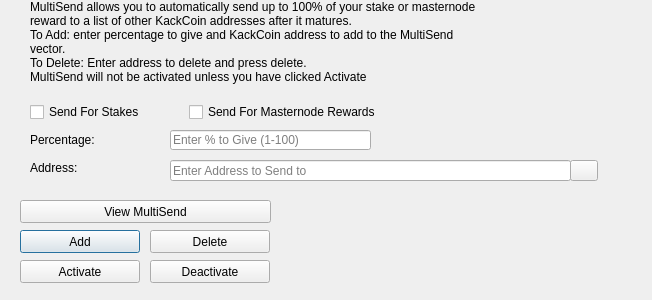
<?xml version="1.0" encoding="UTF-8"?>
<ui version="4.0">
 <class>MultiSendDialog</class>
 <widget class="QDialog" name="MultiSendDialog">
  <property name="windowModality">
   <enum>Qt::NonModal</enum>
  </property>
  <property name="geometry">
   <rect>
    <x>0</x>
    <y>0</y>
    <width>652</width>
    <height>300</height>
   </rect>
  </property>
  <property name="windowTitle">
   <string>MultiSend</string>
  </property>
  <widget class="QLineEdit" name="multiSendPercentEdit">
   <property name="geometry">
    <rect>
     <x>170</x>
     <y>130</y>
     <width>201</width>
     <height>20</height>
    </rect>
   </property>
   <property name="toolTip">
    <string>Enter whole numbers 1 - 100</string>
   </property>
   <property name="placeholderText">
    <string>Enter % to Give (1-100)</string>
   </property>
  </widget>
  <widget class="QLineEdit" name="multiSendAddressEdit">
   <property name="geometry">
    <rect>
     <x>170</x>
     <y>160</y>
     <width>401</width>
     <height>21</height>
    </rect>
   </property>
   <property name="toolTip">
    <string/>
   </property>
   <property name="placeholderText">
    <string>Enter Address to Send to</string>
   </property>
  </widget>
  <widget class="QLabel" name="label_2">
   <property name="geometry">
    <rect>
     <x>30</x>
     <y>0</y>
     <width>451</width>
     <height>121</height>
    </rect>
   </property>
   <property name="lineWidth">
    <number>1</number>
   </property>
   <property name="text">
    <string>MultiSend allows you to automatically send up to 100% of your stake or masternode reward to a list of other KackCoin addresses after it matures.
To Add: enter percentage to give and KackCoin address to add to the MultiSend vector.
To Delete: Enter address to delete and press delete.
MultiSend will not be activated unless you have clicked Activate</string>
   </property>
   <property name="alignment">
    <set>Qt::AlignLeading|Qt::AlignLeft|Qt::AlignTop</set>
   </property>
   <property name="wordWrap">
    <bool>true</bool>
   </property>
  </widget>
  <widget class="QLabel" name="message">
   <property name="geometry">
    <rect>
     <x>290</x>
     <y>200</y>
     <width>351</width>
     <height>91</height>
    </rect>
   </property>
   <property name="text">
    <string/>
   </property>
  </widget>
  <widget class="QPushButton" name="addButton">
   <property name="geometry">
    <rect>
     <x>20</x>
     <y>230</y>
     <width>120</width>
     <height>23</height>
    </rect>
   </property>
   <property name="toolTip">
    <string/>
   </property>
   <property name="statusTip">
    <string>Add to MultiSend Vector</string>
   </property>
   <property name="text">
    <string>Add</string>
   </property>
  </widget>
  <widget class="QPushButton" name="disableButton">
   <property name="geometry">
    <rect>
     <x>150</x>
     <y>260</y>
     <width>120</width>
     <height>23</height>
    </rect>
   </property>
   <property name="statusTip">
    <string>Deactivate MultiSend</string>
   </property>
   <property name="text">
    <string>Deactivate</string>
   </property>
  </widget>
  <widget class="QPushButton" name="addressBookButton">
   <property name="geometry">
    <rect>
     <x>570</x>
     <y>160</y>
     <width>28</width>
     <height>21</height>
    </rect>
   </property>
   <property name="toolTip">
    <string>Choose an address from the address book</string>
   </property>
   <property name="text">
    <string/>
   </property>
   <property name="icon">
    <iconset resource="../mgn.qrc">
     <normaloff>:/icons/address-book</normaloff>:/icons/address-book</iconset>
   </property>
   <property name="shortcut">
    <string>Alt+A</string>
   </property>
   <property name="autoDefault">
    <bool>false</bool>
   </property>
  </widget>
  <widget class="QLabel" name="label">
   <property name="geometry">
    <rect>
     <x>30</x>
     <y>130</y>
     <width>121</width>
     <height>20</height>
    </rect>
   </property>
   <property name="toolTip">
    <string>Percentage of stake to send</string>
   </property>
   <property name="text">
    <string>Percentage:</string>
   </property>
  </widget>
  <widget class="QLabel" name="label_5">
   <property name="geometry">
    <rect>
     <x>30</x>
     <y>160</y>
     <width>111</width>
     <height>16</height>
    </rect>
   </property>
   <property name="toolTip">
    <string>Address to send portion of stake to</string>
   </property>
   <property name="text">
    <string>Address:</string>
   </property>
  </widget>
  <widget class="QPushButton" name="deleteButton">
   <property name="geometry">
    <rect>
     <x>150</x>
     <y>230</y>
     <width>120</width>
     <height>23</height>
    </rect>
   </property>
   <property name="toolTip">
    <string/>
   </property>
   <property name="statusTip">
    <string>Delete Address From MultiSend Vector</string>
   </property>
   <property name="text">
    <string>Delete</string>
   </property>
  </widget>
  <widget class="QPushButton" name="activateButton">
   <property name="geometry">
    <rect>
     <x>20</x>
     <y>260</y>
     <width>120</width>
     <height>23</height>
    </rect>
   </property>
   <property name="statusTip">
    <string>Activate MultiSend</string>
   </property>
   <property name="text">
    <string>Activate</string>
   </property>
  </widget>
  <widget class="QPushButton" name="viewButton">
   <property name="geometry">
    <rect>
     <x>20</x>
     <y>200</y>
     <width>251</width>
     <height>23</height>
    </rect>
   </property>
   <property name="toolTip">
    <string/>
   </property>
   <property name="statusTip">
    <string>View MultiSend Vector</string>
   </property>
   <property name="text">
    <string>View MultiSend</string>
   </property>
  </widget>
  <widget class="QWidget" name="horizontalLayoutWidget">
   <property name="geometry">
    <rect>
     <x>30</x>
     <y>100</y>
     <width>351</width>
     <height>24</height>
    </rect>
   </property>
   <layout class="QHBoxLayout" name="horizontalLayout">
    <item>
     <widget class="QCheckBox" name="multiSendStakeCheckBox">
      <property name="text">
       <string>Send For Stakes</string>
      </property>
     </widget>
    </item>
    <item>
     <widget class="QCheckBox" name="multiSendMasternodeCheckBox">
      <property name="text">
       <string>Send For Masternode Rewards</string>
      </property>
     </widget>
    </item>
   </layout>
  </widget>
 </widget>
 <resources>
  <include location="../mgn.qrc"/>
 </resources>
 <connections/>
</ui>
